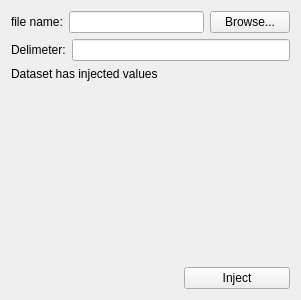
<?xml version="1.0" encoding="UTF-8"?>
<ui version="4.0">
 <class>CsvDatasetEditor</class>
 <widget class="QWidget" name="CsvDatasetEditor">
  <property name="geometry">
   <rect>
    <x>0</x>
    <y>0</y>
    <width>301</width>
    <height>300</height>
   </rect>
  </property>
  <property name="windowTitle">
   <string>Form</string>
  </property>
  <layout class="QGridLayout" name="gridLayout">
   <item row="0" column="0" colspan="3">
    <layout class="QHBoxLayout" name="horizontalLayout">
     <item>
      <widget class="QLabel" name="label">
       <property name="text">
        <string>file name:</string>
       </property>
      </widget>
     </item>
     <item>
      <widget class="QLineEdit" name="leFileName">
       <property name="sizePolicy">
        <sizepolicy hsizetype="MinimumExpanding" vsizetype="Fixed">
         <horstretch>0</horstretch>
         <verstretch>0</verstretch>
        </sizepolicy>
       </property>
      </widget>
     </item>
     <item>
      <widget class="QPushButton" name="bBrowse">
       <property name="toolTip">
        <string>Select file for import</string>
       </property>
       <property name="text">
        <string>Browse...</string>
       </property>
      </widget>
     </item>
    </layout>
   </item>
   <item row="1" column="0">
    <widget class="QLabel" name="label_2">
     <property name="sizePolicy">
      <sizepolicy hsizetype="Maximum" vsizetype="Preferred">
       <horstretch>0</horstretch>
       <verstretch>0</verstretch>
      </sizepolicy>
     </property>
     <property name="text">
      <string>Delimeter:</string>
     </property>
    </widget>
   </item>
   <item row="1" column="1" colspan="2">
    <widget class="QLineEdit" name="leDelimeter">
     <property name="sizePolicy">
      <sizepolicy hsizetype="MinimumExpanding" vsizetype="Fixed">
       <horstretch>0</horstretch>
       <verstretch>0</verstretch>
      </sizepolicy>
     </property>
    </widget>
   </item>
   <item row="2" column="0" colspan="2">
    <widget class="QLabel" name="l_injected">
     <property name="text">
      <string>Dataset has injected values</string>
     </property>
    </widget>
   </item>
   <item row="3" column="1">
    <spacer name="verticalSpacer">
     <property name="orientation">
      <enum>Qt::Vertical</enum>
     </property>
     <property name="sizeHint" stdset="0">
      <size>
       <width>20</width>
       <height>198</height>
      </size>
     </property>
    </spacer>
   </item>
   <item row="4" column="0" colspan="2">
    <spacer name="horizontalSpacer">
     <property name="orientation">
      <enum>Qt::Horizontal</enum>
     </property>
     <property name="sizeHint" stdset="0">
      <size>
       <width>40</width>
       <height>20</height>
      </size>
     </property>
    </spacer>
   </item>
   <item row="4" column="2">
    <widget class="QPushButton" name="bInject">
     <property name="toolTip">
      <string>Inject data from file inside report file</string>
     </property>
     <property name="text">
      <string>Inject</string>
     </property>
    </widget>
   </item>
  </layout>
 </widget>
 <resources/>
 <connections/>
</ui>
